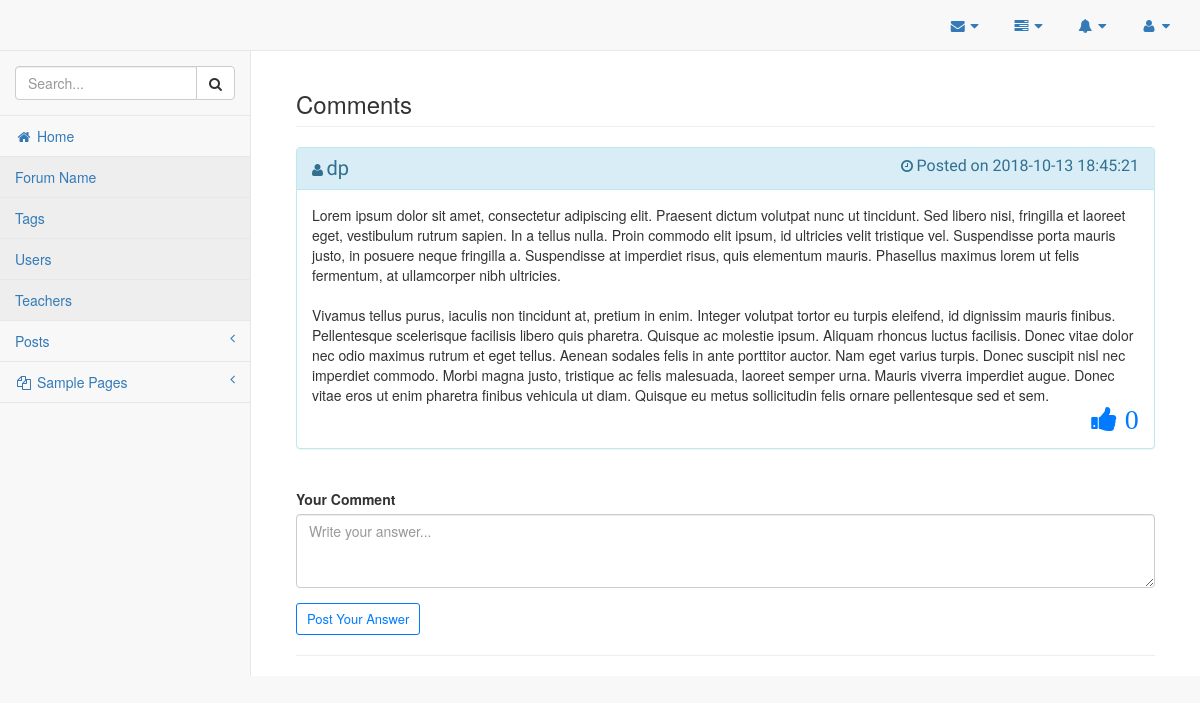
Before: /posts/comments.php?post_id=67&post_user_id=3 (signed in) with the older database file.
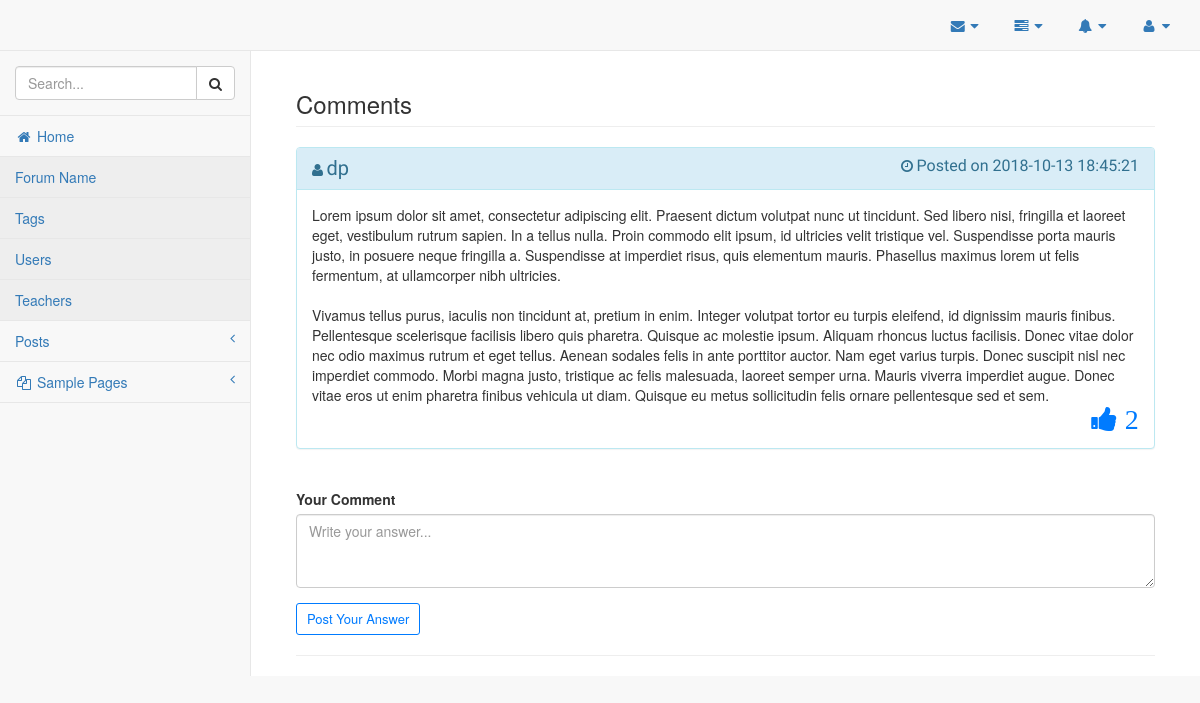
After: the same page with the newer database file.
### tables this page shows
CREATE TABLE `posts` (
  `post_id` int(11) NOT NULL,
  `post_content` text NOT NULL,
  `post_image` text NOT NULL,
  `post_user_id` int(11) NOT NULL,
  `post_tags` mediumtext NOT NULL,
  `created_at` datetime NOT NULL,
  `deleted_at` datetime NOT NULL,
  `is_deleted` bit(1) NOT NULL DEFAULT b'0',
  `deleted_by` int(11) NOT NULL,
  `updated_at` datetime NOT NULL,
  `updated_by` int(11) NOT NULL,
  `post_points` int(11) NOT NULL
);

### classes/Users.php (called while the page is built, shortened)
<?php
	require_once("Database.php");
	class Users {
		private $connection;
		public function __construct() {
			global $database;
			$this->connection = $database->getConnection();
		}
		public function getUserDetailsById($user_id, $columns) {
			$sql = "SELECT $columns FROM users WHERE user_id = $user_id";
			$result_set = $this->connection->query($sql);
			return $result_set;
		}
	}
?>

### classes/Database.php (called while the page is built, shortened)
<?php
    class Database {
        private $servername;
        private $username;
        private $password;
        private $database;
        private $connection;
        public function __construct() {
            $this->servername = "localhost";
            $this->username = "aniket";
            $this->password = "aniket";
            $this->database = "forumdb";
        }
        public function connectDB() {
            $this->connection = new mysqli($this->servername, $this->username, $this->password, $this->database);
        }
        public function getConnection() {
            return $this->connection;
        }
    }
    $database = new Database();
?>

### classes/Posts.php (called while the page is built, shortened)
<?php
	require_once("Database.php");
	class Posts {
		private $connection;
		public function __construct() {
			global $database;
			$this->connection = $database->getConnection();
		}
		public function getPostById($post_id, $columns) {
			$sql = "SELECT $columns FROM posts WHERE post_id = $post_id";
			$result_set = $this->connection->query($sql);
			return $result_set;
		}
	}
?>

### posts/comments.php (the view, shortened to what this page needs)
<!DOCTYPE html>
<html lang="en">
<?php
    require_once("../ui-elements/header.php");
?>
<body>
    <div id="wrapper">
        <?php
            require_once("../ui-elements/navigation.php");
        ?>
        <div id="page-wrapper">
            <div class="container-fluid">
                <div class="row">
                    <div class="col-lg-12">
                        <h3 class="page-header">Comments</h3>
                    </div>
                </div>
                <?php
                    require_once("../classes/Posts.php");
                    require_once("../classes/Users.php");
                    if(isset($_GET['post_id'])) {
                        $posts = new Posts();
                        $resultant_row = $posts->getPostById($_GET['post_id'], "*");
                        extract(mysqli_fetch_assoc($resultant_row));
                        $users = new Users();
                        $resultant_row = $users->getUserDetailsById($post_user_id, "user_name");
                        extract(mysqli_fetch_assoc($resultant_row));
                ?>
                        <div class="panel panel-info">
                            <div class="panel-heading">
                                <i class="fa fa-user" aria-hidden="true"> <div style="font-size: 20px; font-family: 'Cantora One'; display: inline;"><?php echo $user_name; ?></div></i>
                                <i class="fa fa-clock-o" aria-hidden="true" style="float: right;"> <div style="font-size: 16px; font-family: 'Cantora One'; display: inline;">Posted on <?php echo $created_at; ?></div></i>
                            </div>
                            <div class="panel-body">
                                <?php echo $post_content; ?>
                                <i class="fa fa-thumbs-up fa-2x" aria-hidden="true" style="float: right; color: #007bff;  letter-spacing:.25px;"> <?php echo $post_points; ?></i>
                            </div>
                        </div>
                <?php
                    }
                ?>
                <div class="form-group">
                    <br>
                    <label for="comment_content">Your Comment</label>
                    <textarea id="comment_content" name="comment_content" class="form-control" placeholder="Write your answer..." rows="3"></textarea>
                </div>
                <button class="btn btn-outline btn-success-mine btn-sm" style="font-size: 13px;" id="post_comment" name="post_comment">Post Your Answer</button>
                <hr>
            </div>
        </div>
    </div>
</body>
</html>

Changed rows visible on the page:
changed posts: post_points "0" → "2"
